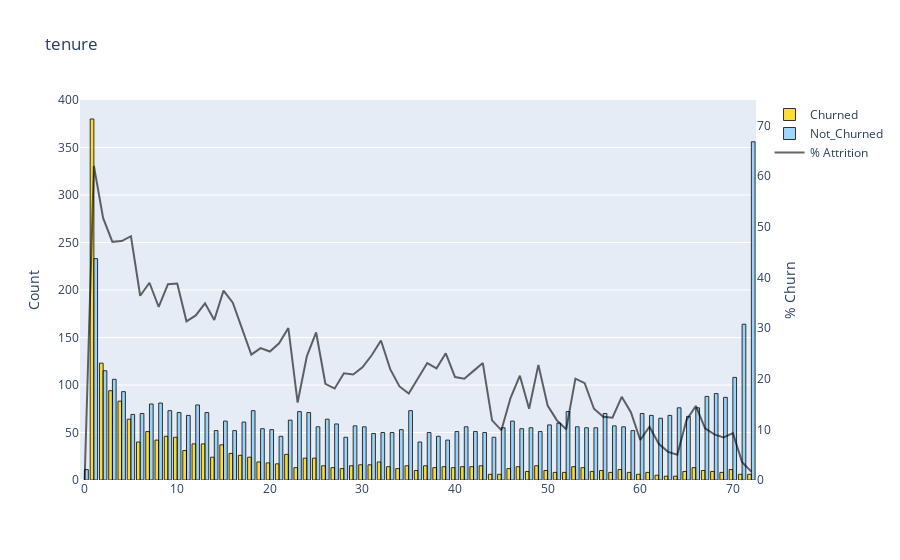
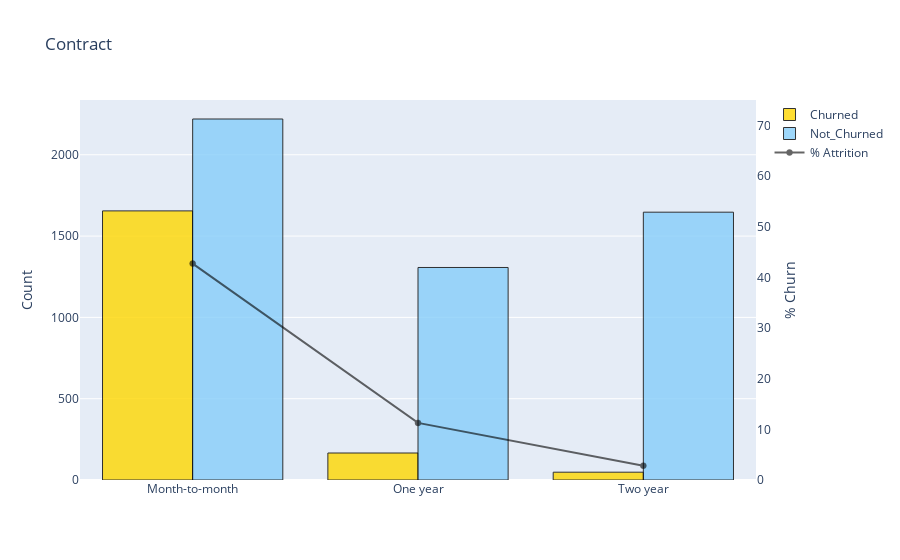
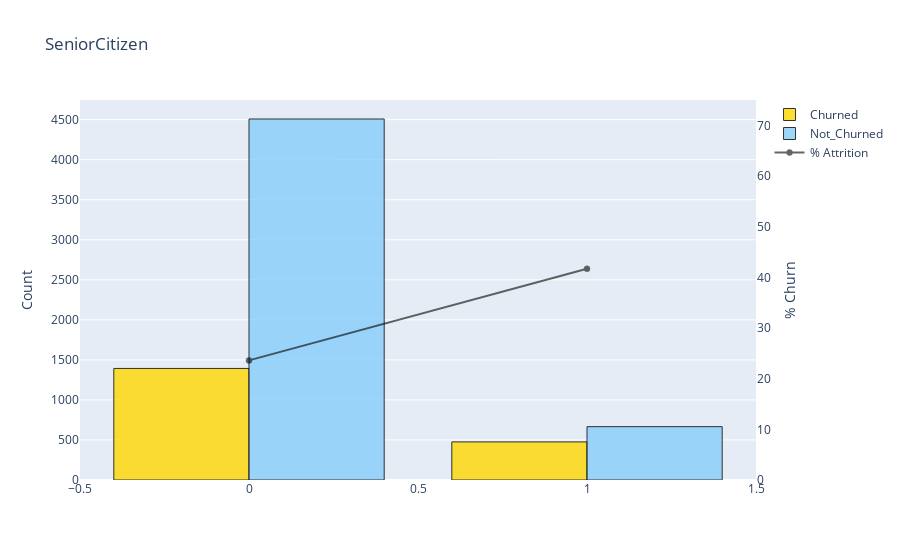
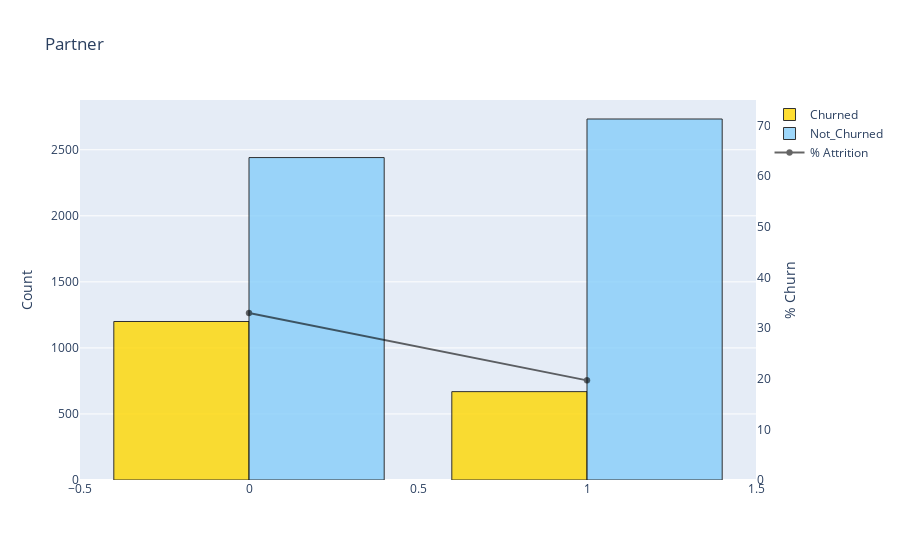

The notebook cell saved with these charts, in order:
### Code cell
#plot_distribution('StackRate', False)
barplot('tenure', False)


##plot_distribution('CareerProgression', False)
barplot('Contract', False)


##plot_distribution('Technical', False)
barplot('SeniorCitizen', False)

#plot_distribution('StackRate', False)
barplot('Partner', False)


##plot_distribution('CareerProgression', False)
barplot('Dependents', False)


##plot_distribution('Technical', False)
barplot('PhoneService', False)



##plot_distribution('Technical', False)
barplot('MultipleLines', False)

#plot_distribution('StackRate', False)
barplot('InternetService', False)


##plot_distribution('CareerProgression', False)
barplot('OnlineSecurity', False)


##plot_distribution('Technical', False)
barplot('StreamingTV', False)

### Figure 1 — Plotly figure (JSON) as saved in the notebook; plotly's stock layout.template omitted (floating-point values rounded to 4 significant figures)
{"data": [{"marker": {"color": "gold", "line": {"color": "#000000", "width": 1}}, "name": "Churned", "opacity": 0.8, "type": "bar", "x": [1, 2, 3, 4, 5, 7, 9, 10, 8, 6, 12, 13, 15, 11, 16, 22, 17, 18, 14, 25, 24, 19, 32, 20, 21, 30, 31, 29, 37, 26, 49, 43, 35, 33, 47, 39, 41, 42, 53, 38, 40, 54, 27, 66, 23, 34, 46, 28, 58, 70, 36, 50, 56, 67, 65, 48, 55, 68, 59, 69, 51, 52, 57, 61, 71, 60, 44, 45, 72, 62, 63, 64], "y": [380, 123, 94, 83, 64, 51, 46, 45, 42, 40, 38, 38, 37, 31, 28, 27, 26, 24, 24, 23, 23, 19, 19, 18, 17, 16, 16, 15, 15, 15, 15, 15, 15, 14, 14, 14, 14, 14, 14, 13, 13, 13, 13, 13, 13, 12, 12, 12, 11, 11, 10, 10, 10, 10, 9, 9, 9, 9, 8, 8, 8, 8, 8, 8, 6, 6, 6, 6, 6, 5, 4, 4]}, {"marker": {"color": "lightskyblue", "line": {"color": "#000000", "width": 1}}, "name": "Not_Churned", "opacity": 0.8, "type": "bar", "x": [72, 1, 71, 2, 70, 3, 4, 68, 67, 69, 8, 7, 12, 64, 66, 9, 35, 18, 23, 52, 13, 24, 10, 6, 60, 56, 5, 11, 63, 61, 65, 62, 26, 22, 46, 15, 17, 51, 27, 50, 57, 29, 41, 58, 53, 30, 25, 55, 45, 48, 54, 47, 19, 34, 20, 16, 59, 14, 40, 49, 42, 33, 37, 43, 32, 31, 21, 38, 28, 44, 39, 36, 0], "y": [356, 233, 164, 115, 108, 106, 93, 91, 88, 87, 81, 80, 79, 76, 76, 73, 73, 73, 72, 72, 71, 71, 71, 70, 70, 70, 69, 68, 68, 68, 67, 65, 64, 63, 62, 62, 61, 60, 59, 58, 57, 57, 56, 56, 56, 56, 56, 55, 55, 55, 55, 54, 54, 53, 53, 52, 52, 52, 51, 51, 51, 50, 50, 50, 50, 49, 46, 46, 45, 45, 42, 40, 11]}, {"marker": {"color": "black", "line": {"color": "#000000", "width": 0.5}}, "name": "% Attrition", "opacity": 0.6, "type": "scatter", "x": [0, 1, 2, 3, 4, 5, 6, 7, 8, 9, 10, 11, 12, 13, 14, 15, 16, 17, 18, 19, 20, 21, 22, 23, 24, 25, 26, 27, 28, 29, 30, 31, 32, 33, 34, 35, 36, 37, 38, 39, 40, 41, 42, 43, 44, 45, 46, 47, 48, 49, 50, 51, 52, 53, 54, 55, 56, 57, 58, 59, 60, 61, 62, 63, 64, 65, 66, 67, 68, 69, 70, 71, 72], "y": [0, 61.99, 51.68, 47, 47.16, 48.12, 36.36, 38.93, 34.15, 38.66, 38.79, 31.31, 32.48, 34.86, 31.58, 37.37, 35, 29.89, 24.74, 26.03, 25.35, 26.98, 30, 15.29, 24.47, 29.11, 18.99, 18.06, 21.05, 20.83, 22.22, 24.62, 27.54, 21.88, 18.46, 17.05, 20, 23.08, 22.03, 25, 20.31, 20, 21.54, 23.08, 11.76, 9.836, 16.22, 20.59, 14.06, 22.73, 14.71, 11.76, 10, 20, 19.12, 14.06, 12.5, 12.31, 16.42, 13.33, 7.895, 10.53, 7.143, 5.556, 5, 11.84, 14.61, 10.2, 9, 8.421, 9.244, 3.529, 1.657], "yaxis": "y2"}], "layout": {"title": {"text": "tenure"}, "yaxis": {"title": {"text": "Count"}}, "yaxis2": {"anchor": "x", "overlaying": "y", "range": [0, 75], "showgrid": false, "side": "right", "title": {"text": "% Churn"}, "zeroline": false}}}

### Figure 2 — Plotly figure (JSON) as saved in the notebook; plotly's stock layout.template omitted (floating-point values rounded to 4 significant figures)
{"data": [{"marker": {"color": "gold", "line": {"color": "#000000", "width": 1}}, "name": "Churned", "opacity": 0.8, "type": "bar", "x": ["Month-to-month", "One year", "Two year"], "y": [1655, 166, 48]}, {"marker": {"color": "lightskyblue", "line": {"color": "#000000", "width": 1}}, "name": "Not_Churned", "opacity": 0.8, "type": "bar", "x": ["Month-to-month", "Two year", "One year"], "y": [2220, 1647, 1307]}, {"marker": {"color": "black", "line": {"color": "#000000", "width": 0.5}}, "name": "% Attrition", "opacity": 0.6, "type": "scatter", "x": ["Month-to-month", "One year", "Two year"], "y": [42.71, 11.27, 2.832], "yaxis": "y2"}], "layout": {"title": {"text": "Contract"}, "yaxis": {"title": {"text": "Count"}}, "yaxis2": {"anchor": "x", "overlaying": "y", "range": [0, 75], "showgrid": false, "side": "right", "title": {"text": "% Churn"}, "zeroline": false}}}

### Figure 3 — Plotly figure (JSON) as saved in the notebook; plotly's stock layout.template omitted (floating-point values rounded to 4 significant figures)
{"data": [{"marker": {"color": "gold", "line": {"color": "#000000", "width": 1}}, "name": "Churned", "opacity": 0.8, "type": "bar", "x": [0, 1], "y": [1393, 476]}, {"marker": {"color": "lightskyblue", "line": {"color": "#000000", "width": 1}}, "name": "Not_Churned", "opacity": 0.8, "type": "bar", "x": [0, 1], "y": [4508, 666]}, {"marker": {"color": "black", "line": {"color": "#000000", "width": 0.5}}, "name": "% Attrition", "opacity": 0.6, "type": "scatter", "x": [0, 1], "y": [23.61, 41.68], "yaxis": "y2"}], "layout": {"title": {"text": "SeniorCitizen"}, "yaxis": {"title": {"text": "Count"}}, "yaxis2": {"anchor": "x", "overlaying": "y", "range": [0, 75], "showgrid": false, "side": "right", "title": {"text": "% Churn"}, "zeroline": false}}}

### Figure 4 — Plotly figure (JSON) as saved in the notebook; plotly's stock layout.template omitted (floating-point values rounded to 4 significant figures)
{"data": [{"marker": {"color": "gold", "line": {"color": "#000000", "width": 1}}, "name": "Churned", "opacity": 0.8, "type": "bar", "x": [0, 1], "y": [1200, 669]}, {"marker": {"color": "lightskyblue", "line": {"color": "#000000", "width": 1}}, "name": "Not_Churned", "opacity": 0.8, "type": "bar", "x": [1, 0], "y": [2733, 2441]}, {"marker": {"color": "black", "line": {"color": "#000000", "width": 0.5}}, "name": "% Attrition", "opacity": 0.6, "type": "scatter", "x": [0, 1], "y": [32.96, 19.66], "yaxis": "y2"}], "layout": {"title": {"text": "Partner"}, "yaxis": {"title": {"text": "Count"}}, "yaxis2": {"anchor": "x", "overlaying": "y", "range": [0, 75], "showgrid": false, "side": "right", "title": {"text": "% Churn"}, "zeroline": false}}}
